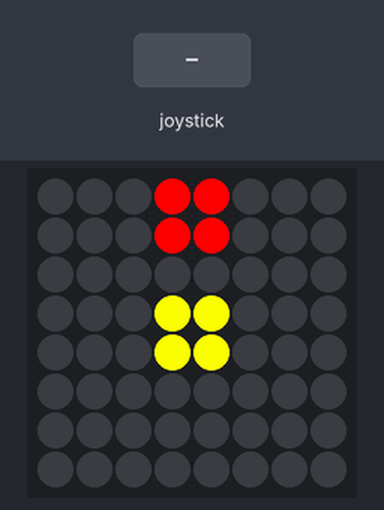
This program was run on a simulated Raspberry Pi (BCM pin numbers) with a Sense HAT. Parts: the Sense HAT's 8×8 RGB LED matrix. The test bench sets the inputs (shaded band).

Above: at 3.6 s.
3.7 s: joystick clicked
At 4.4 s:
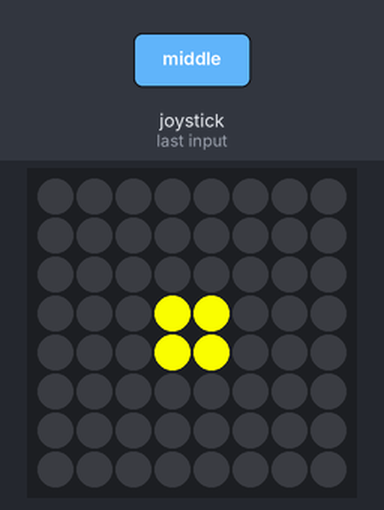
At 6.6 s:
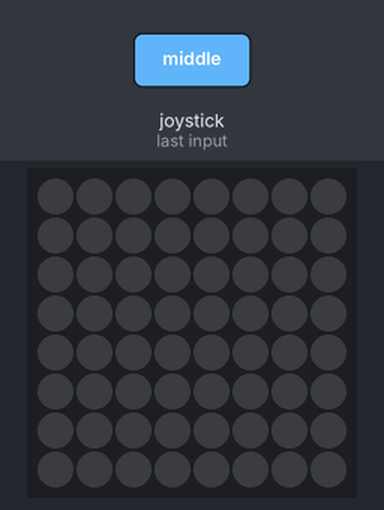
6.7 s: joystick pushed up
Timing chart, 0 to 9.7 s (numbered marks = the images above; inputs shaded):
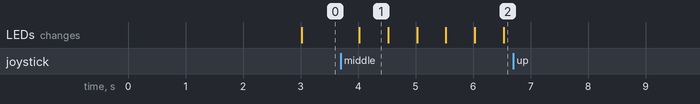

The program:

traffic_light2.py
```python
from sense_hat import SenseHat
import time

sense = SenseHat()

state = 0
halted = False

w = (255, 255, 255)
r = (255, 0, 0)
g = (0, 255, 0)
y = (255, 255, 0)
n = (0, 0, 0)
patterns = {
    "red": [
        n, n, n, r, r, n, n, n,
        n, n, n, r, r, n, n, n,
        n, n, n, n, n, n, n, n,
        n, n, n, n, n, n, n, n,
        n, n, n, n, n, n, n, n,
        n, n, n, n, n, n, n, n,
        n, n, n, n, n, n, n, n,
        n, n, n, n, n, n, n, n
    ],
    "red_yellow": [
        n, n, n, r, r, n, n, n,
        n, n, n, r, r, n, n, n,
        n, n, n, n, n, n, n, n,
        n, n, n, y, y, n, n, n,
        n, n, n, y, y, n, n, n,
        n, n, n, n, n, n, n, n,
        n, n, n, n, n, n, n, n,
        n, n, n, n, n, n, n, n
    ],
    "yellow": [
        n, n, n, n, n, n, n, n,
        n, n, n, n, n, n, n, n,
        n, n, n, n, n, n, n, n,
        n, n, n, y, y, n, n, n,
        n, n, n, y, y, n, n, n,
        n, n, n, n, n, n, n, n,
        n, n, n, n, n, n, n, n,
        n, n, n, n, n, n, n, n
    ],
    "green": [
        n, n, n, n, n, n, n, n,
        n, n, n, n, n, n, n, n,
        n, n, n, n, n, n, n, n,
        n, n, n, n, n, n, n, n,
        n, n, n, n, n, n, n, n,
        n, n, n, n, n, n, n, n,
        n, n, n, g, g, n, n, n,
        n, n, n, g, g, n, n, n
    ]
}

def traffic_light_state(pattern_key, duration=1):
    sense.set_pixels(patterns[pattern_key])
    time.sleep(duration)
    sense.clear()

def out_of_order_state():
    sense.set_pixels(patterns["yellow"])
    time.sleep(0.5)
    sense.clear()
    time.sleep(0.5)

def set_state():
    global state
    if state < 3:
        state += 1
    elif state == 3:
        state = 0

def button_event(event):
    global state
    if event.action == 'released':
        if state != 4:
            state = 4
        else:
            state = 3

def halt_event(event):
    global halted
    if event.action == 'released':
        halted = not halted

sense.stick.direction_middle = button_event
sense.stick.direction_up = halt_event
def main():
    global state
    while True:
        if not halted:
            if state == 0:
                traffic_light_state("red", 3)
            elif state == 1:
                traffic_light_state("red_yellow", 1)
            elif state == 2:
                traffic_light_state("green", 2)
            elif state == 3:
                traffic_light_state("yellow", 1)
            else:
                out_of_order_state()
            set_state()
main()
```

Measured:
- after the input at 6.7 s, every drawn part: stays the same
- what the display in image 1 shows lasts 0.5 s, from 4.0 s to 4.5 s
